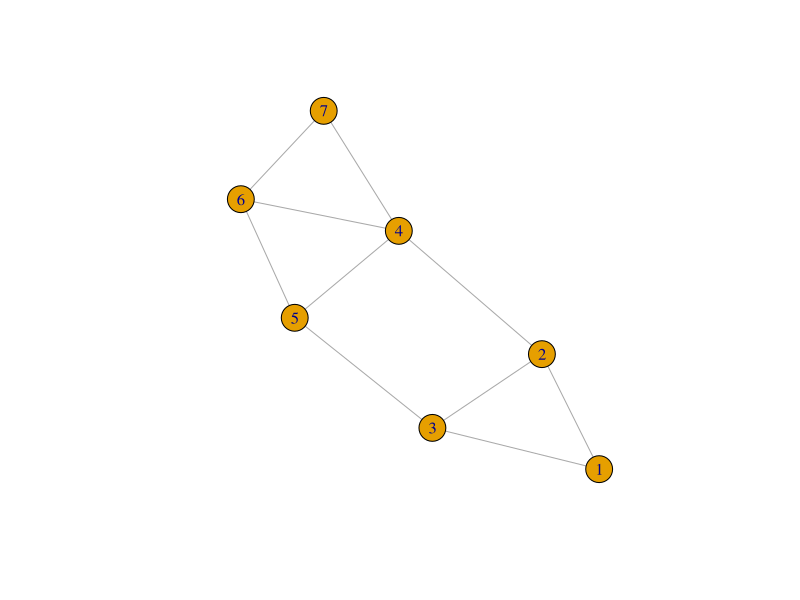
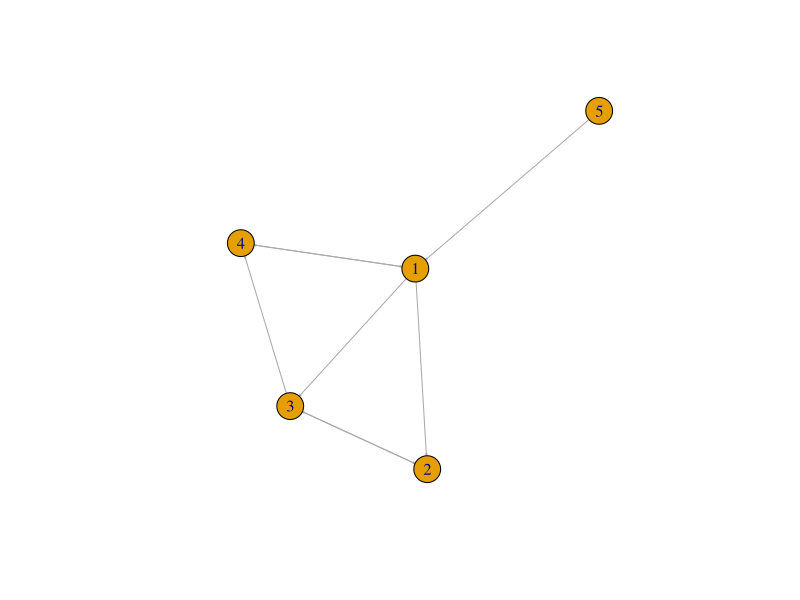
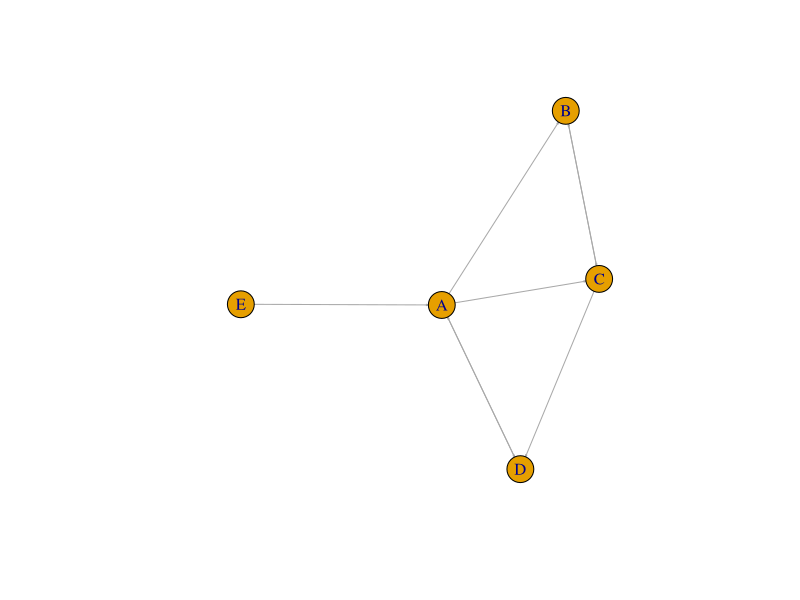
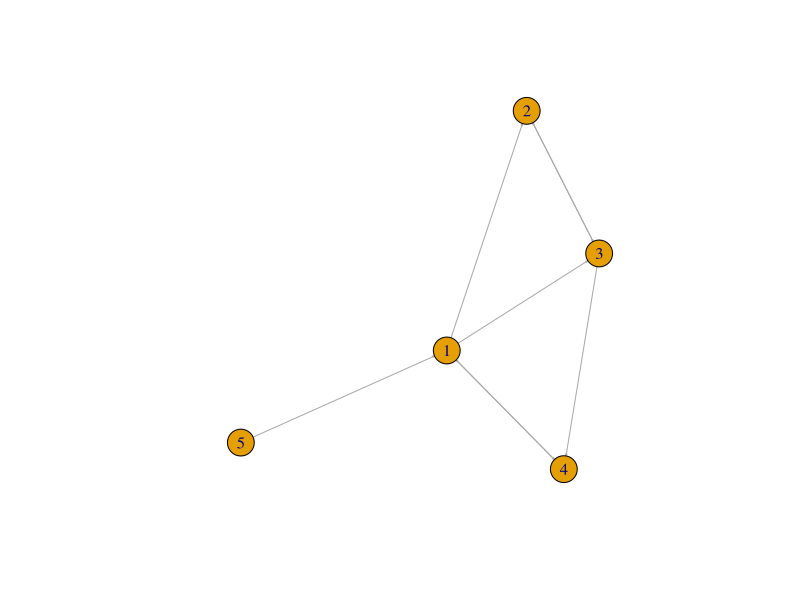
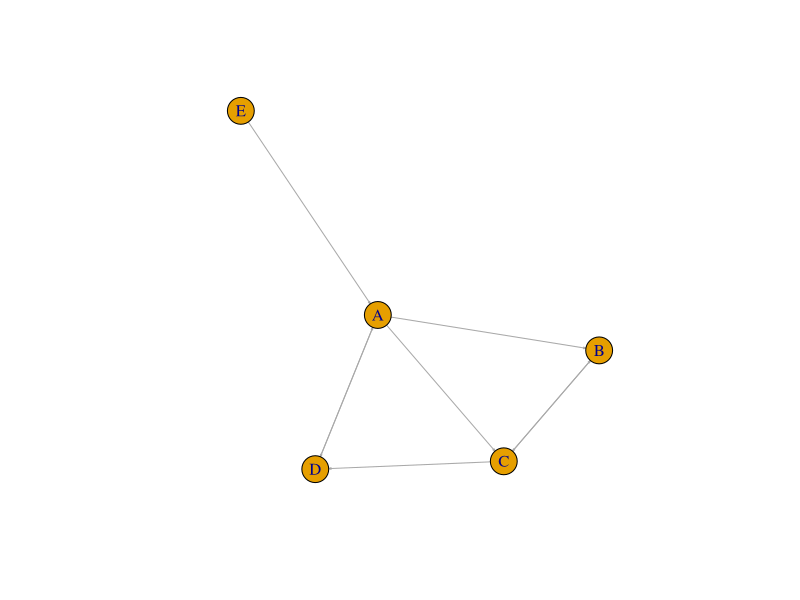
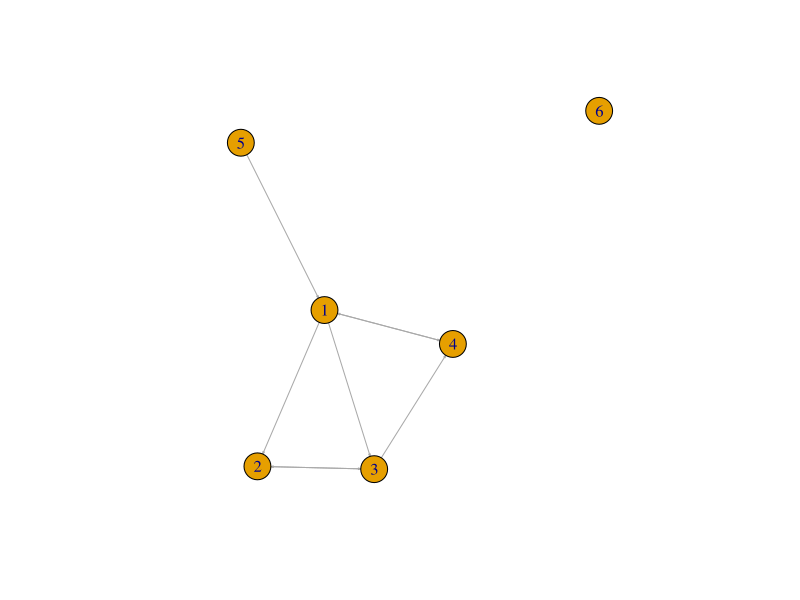
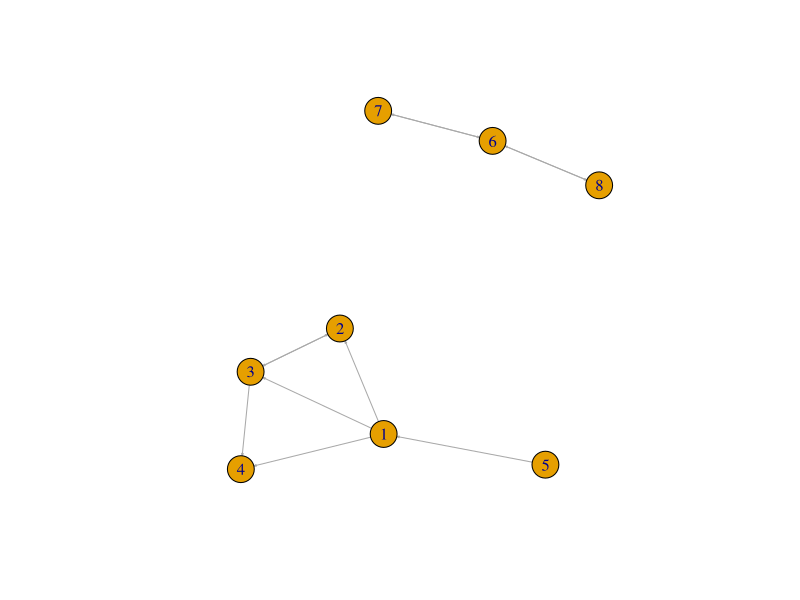

These figures' R source, in order:
library('igraph')

g <- graph_from_literal(1-2, 1-3, 2-3, 2-4, 3-5, 4-5, 4-6, 4-7, 5-6, 6-7)
g
plot(g)
V(g)
E(g)
gd <- graph_from_literal(1-+2, 1-+3, 2++3, 4++1, 4+-3, 5-+1)
gd
plot(gd, edge.arrow.size=0.1)
gd_lab <- graph_from_literal(A-+B, A-+C, B++C, D++A, D+-C, E-+A)
plot(gd_lab, edge.arrow.size=0.1)
gd_lab <- graph_from_literal(1-+2, 1-+3, 2++3, 4++1, 4+-3, 5-+1)
plot(gd_lab, edge.arrow.size=0.1)
V(gd_lab)$name <- c("A", "B", "C", "D", "E")
plot(gd_lab, edge.arrow.size=0.12)
gd_iso <- graph_from_literal(1-+2, 1-+3, 2++3, 4++1, 4+-3, 5-+1, 6)
plot(gd_iso, edge.arrow.size = 0.12)
gd_2comp <- graph_from_literal(1-+2:3:4, 2++3, 3-+4, 5-+1, 6++7:8)
plot(gd_2comp, edge.arrow.size = 0.12)
components(gd_2comp)
vcount(gd_2comp)
ecount(gd_2comp)
is.directed(gd_2comp)
